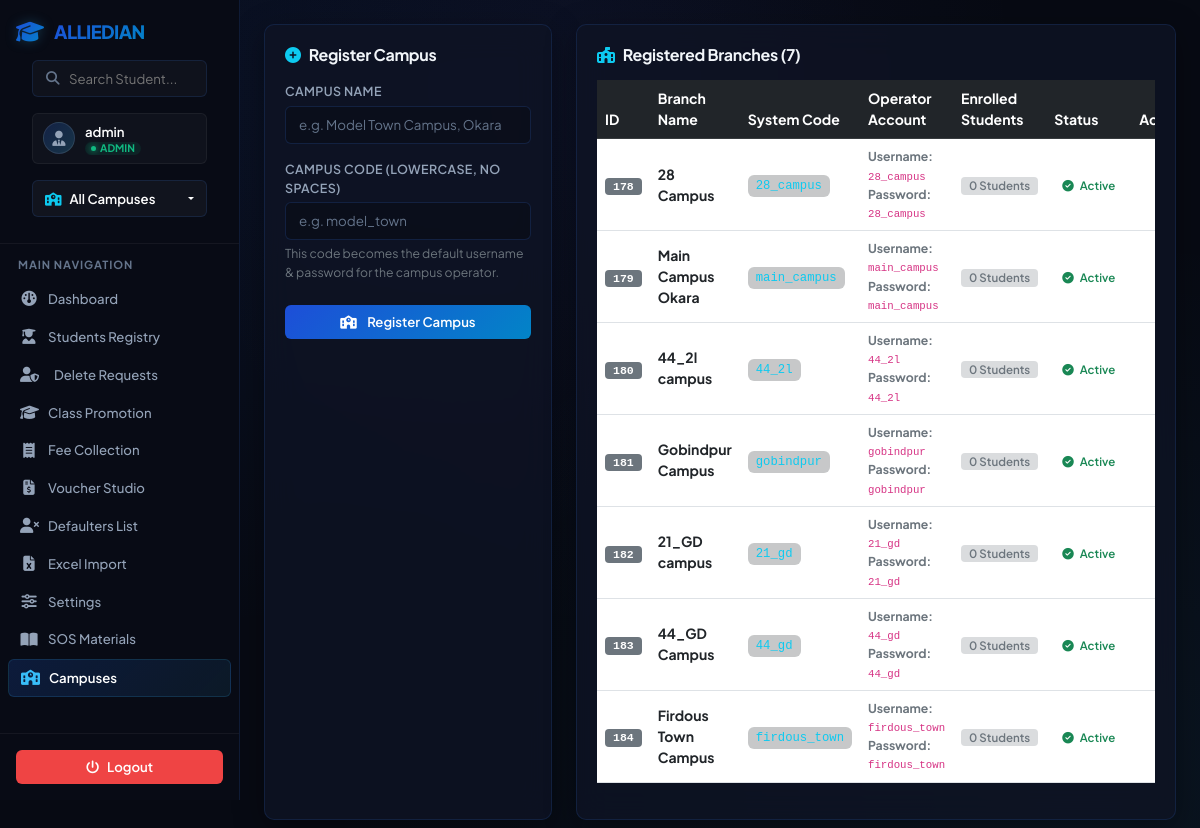
The page /campuses (signed in) on the database its author committed.
### tables this page shows
CREATE TABLE campuses (
            id INTEGER PRIMARY KEY AUTOINCREMENT,
            name TEXT NOT NULL,
            code TEXT UNIQUE NOT NULL
        );

### app.py (the view, shortened to what this page needs)
@app.route('/campuses', methods=['GET', 'POST'])
@login_required
def campuses_view():
    if session.get('role') != 'admin':
        flash('Access Denied. Only Head Office can manage campuses.', 'danger')
        return redirect(url_for('dashboard'))
    conn = get_db_connection()
    campuses = conn.execute('''
        SELECT c.*, COUNT(s.id) as student_count
        FROM campuses c
        LEFT JOIN students s ON s.campus_id = c.id
        GROUP BY c.id
        ORDER BY c.id
    ''').fetchall()
    conn.close()
    return render_template('campuses.html', campuses=campuses)

### app.py (called while the page is built)
def get_db_connection():
    conn = sqlite3.connect(DB_PATH)
    conn.row_factory = sqlite3.Row
    conn.execute("PRAGMA foreign_keys = ON")
    return conn

def login_required(f):
    from functools import wraps
    @wraps(f)
    def decorated_function(*args, **kwargs):
        if 'logged_in' not in session:
            return redirect(url_for('login'))
        return f(*args, **kwargs)
    return decorated_function

### templates/campuses.html (shortened to what this page needs)
{% extends 'base.html' %}
{% block content %}
<div class="row">
    <div class="col-md-4 mb-4">
        <div class="glass-panel h-100">
            <h3 class="card-title mb-3 fw-bold fs-6">
                <i class="fa-solid fa-plus-circle text-info me-2"></i>Register Campus
            </h3>
            <form method="POST" action="{{ url_for('campuses_view') }}">
                <div class="mb-3">
                    <label for="name" class="form-label">Campus Name</label>
                    <input type="text" class="form-control" id="name" name="name" required placeholder="e.g. Model Town Campus, Okara">
                </div>
                <div class="mb-4">
                    <label for="code" class="form-label">Campus Code (lowercase, no spaces)</label>
                    <input type="text" class="form-control" id="code" name="code" required placeholder="e.g. model_town" pattern="[a-z0-9_-]+">
                    <div class="form-text text-secondary small mt-1">
                        This code becomes the default username & password for the campus operator.
                    </div>
                </div>
                <button type="submit" class="btn btn-primary w-100">
                    <i class="fa-solid fa-school me-2"></i> Register Campus
                </button>
            </form>
        </div>
    </div>
    <div class="col-md-8 mb-4">
        <div class="glass-panel h-100">
            <h3 class="card-title mb-3 fw-bold fs-6">
                <i class="fa-solid fa-school-flag text-info me-2"></i>Registered Branches ({{ campuses|length }})
            </h3>
                <div class="table-responsive">
                    <table class="table table-hover text-white align-middle">
                        <thead class="table-dark">
                            <tr>
                                <th>ID</th>
                                <th>Branch Name</th>
                                <th>System Code</th>
                                <th>Operator Account</th>
                                <th>Enrolled Students</th>
                                <th>Status</th>
                                <th class="text-end">Actions</th>
                            </tr>
                        </thead>
                        <tbody>
                            {% for campus in campuses %}
                            <tr>
                                <td><span class="badge bg-secondary font-monospace">{{ campus.id }}</span></td>
                                <td><strong>{{ campus.name }}</strong></td>
                                <td><code class="text-info bg-dark bg-opacity-25 px-2 py-1 rounded">{{ campus.code }}</code></td>
                                <td>
                                    <div class="small">
                                        <div><strong class="text-secondary">Username:</strong> <code class="text-purple">{{ campus.code }}</code></div>
                                        <div><strong class="text-secondary">Password:</strong> <code class="text-purple">{{ campus.code }}</code></div>
                                    </div>
                                </td>
                                <td>
                                    {% if campus.student_count > 0 %}
                                    <span class="badge bg-primary bg-opacity-25 text-info border border-info border-opacity-50">
                                        <i class="fa-solid fa-user-graduate me-1"></i> {{ campus.student_count }} Students
                                    </span>
                                    {% else %}
                                    <span class="badge bg-secondary bg-opacity-25 text-secondary">
                                        0 Students
                                    </span>
                                    {% endif %}
                                </td>
                                <td>
                                    <span class="badge bg-success-custom text-success">
                                        <i class="fa-solid fa-circle-check me-1"></i> Active
                                    </span>
                                </td>
                                <td class="text-end">
                                </td>
                            </tr>
                            {% endfor %}
                        </tbody>
                    </table>
                </div>
            </div>
        </div>
    </div>
</div>
{% endblock %}

### static/css/style.css (style rules this page uses)
:root { --bg-primary: #070a13; --bg-secondary: #0f1424; --glass-bg: rgba(15, 20, 36, 0.78); --glass-border: rgba(59, 130, 246, 0.14); --glass-highlight: rgba(59, 130, 246, 0.2); --text-primary: #f1f5f9; --text-secondary: #94a3b8; --text-muted: #64748b; --accent-blue: #2563eb; --accent-cyan: #38bdf8; --accent-green: #10b981; --accent-yellow: #f59e0b; --accent-red: #ef4444; --accent-purple: #8b5cf6; --gradient-blue: linear-gradient(135deg, #1d4ed8 0%, #0284c7 100%); --gradient-purple: linear-gradient(135deg, #6366f1 0%, #a855f7 100%); --gradient-dark: linear-gradient(135deg, #0f1424 0%, #05070c 100%); --border-radius-sm: 6px; --border-radius-md: 10px; --border-radius-lg: 16px; --box-shadow: 0 8px 30px 0 rgba(0, 0, 0, 0.35); --transition: all 0.2s cubic-bezier(0.4, 0, 0.2, 1); }
body { font-family: 'Plus Jakarta Sans', 'Inter', -apple-system, BlinkMacSystemFont, 'Segoe UI', Roboto, sans-serif; background-color: var(--bg-primary); background-image: radial-gradient(at 10% 10%, rgba(37, 99, 235, 0.08) 0px, transparent 50%), radial-gradient(at 90% 90%, rgba(56, 189, 248, 0.06) 0px, transparent 50%), radial-gradient(at 50% 10%, rgba(99, 102, 241, 0.05) 0px, transparent 50%); background-attachment: fixed; color: var(--text-primary); min-height: 100vh; font-size: 0.875rem; line-height: 1.5; overflow-x: hidden; -webkit-font-smoothing: antialiased; -moz-osx-font-smoothing: grayscale; }
h1, h2, h3, h4, h5, h6, .page-title { font-weight: 700; letter-spacing: -0.02em; color: #ffffff; }
h3 { font-size: 1.05rem; font-weight: 650; }
.glass-panel { background: var(--glass-bg); backdrop-filter: blur(16px); -webkit-backdrop-filter: blur(16px); border: 1px solid var(--glass-border); border-radius: var(--border-radius-md); box-shadow: var(--box-shadow); padding: 20px; transition: var(--transition); }
.form-control, .form-select { background-color: rgba(10, 13, 22, 0.6); border: 1px solid var(--glass-border); color: var(--text-primary); border-radius: var(--border-radius-sm); padding: 8px 13px; font-size: 0.835rem; transition: var(--transition); }
.form-control::placeholder { color: var(--text-muted); }
.form-label { font-weight: 600; color: var(--text-secondary); margin-bottom: 5px; font-size: 0.78rem; text-transform: uppercase; letter-spacing: 0.03em; }
.btn { font-weight: 600; border-radius: var(--border-radius-sm); font-size: 0.825rem; padding: 7px 16px; transition: var(--transition); }
.btn-primary { background: var(--gradient-blue); border: none; color: #ffffff; }
.badge { font-weight: 600; font-size: 0.72rem; padding: 3px 8px; border-radius: 4px; }

### rows shown on the page
campuses: id "178", name "28 Campus", code "28_campus"
campuses: id "179", name "Main Campus Okara", code "main_campus"
campuses: id "180", name "44_2l campus", code "44_2l"
campuses: id "181", name "Gobindpur Campus", code "gobindpur"
campuses: id "182", name "21_GD campus", code "21_gd"
campuses: id "183", name "44_GD Campus", code "44_gd"
campuses: id "184", name "Firdous Town Campus", code "firdous_town"

### other values the page prints
{{ session.username }} "admin"
{{ session.role|upper }} "ADMIN"
{{ active_campus_name }} "All Campuses"
{{ campuses|length }} "7"
